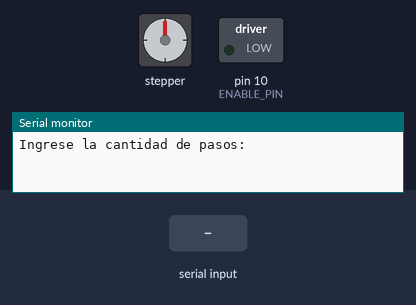
Recording of a sketch running on a simulated Arduino Uno, built with avr-gcc and run on an emulated ATmega328P. Shown: stepper motor, switched loads named in the sketch (green lamp = pin HIGH), the last lines printed to the serial monitor. Inputs (shaded band) come from the test bench. Stepper angles assume 200 steps per turn.

Above: at 1.2 s.
1.3 s: "90,45\n" received over Serial
At 3.1 s:
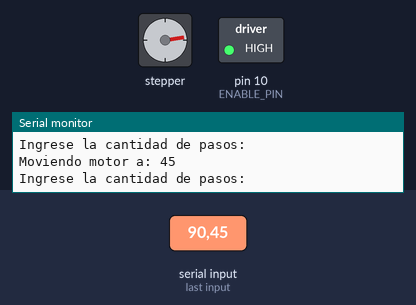
3.6 s: "30,150\n" received over Serial
At 5.6 s:
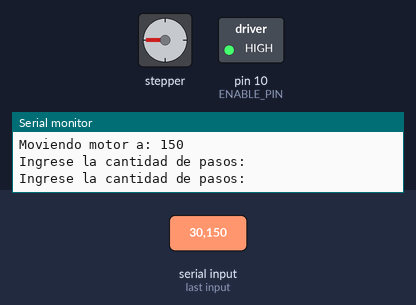
5.9 s: "5\n" received over Serial
At 7.9 s:
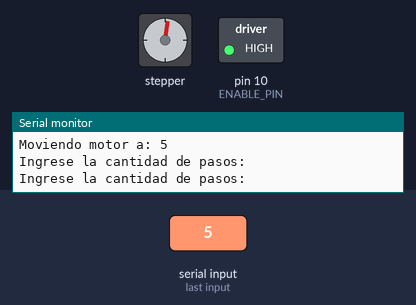
8.2 s: "200\n" received over Serial
At 8.39 s:
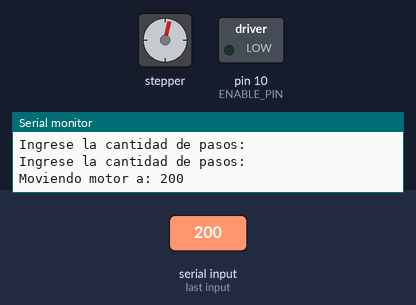
10.7 s: "90\n" received over Serial
At 12.1 s:
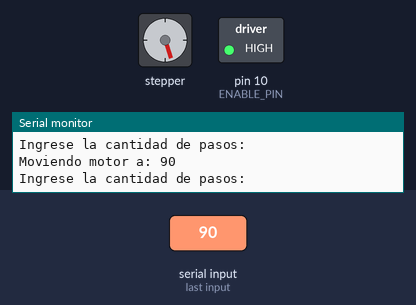
12.8 s: "200\n" received over Serial
At 13.8 s:
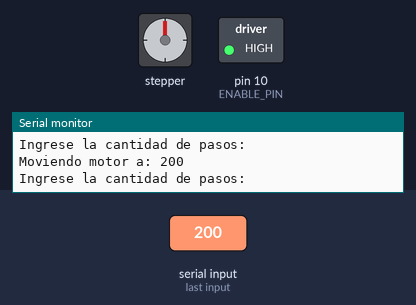
Timing chart, 0 to 15.6 s (numbered marks = the images above; inputs shaded):
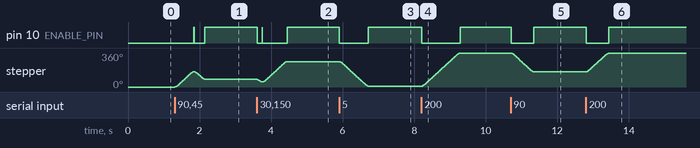

Measured:
- after the input at 1.3 s, pin 10 (ENABLE_PIN): LOW → HIGH after 0.54 s, → LOW 0.01 s later, → HIGH 0.30 s later; stepper: turns 162° clockwise in 0.54 s, then 81° counter-clockwise in 0.28 s
- after the input at 3.6 s, pin 10 (ENABLE_PIN): HIGH → LOW at once, → HIGH 0.13 s later, → LOW 0.01 s later, → HIGH 0.69 s later; stepper: turns 27° counter-clockwise in 0.13 s, then 216° clockwise in 0.68 s
- after the input at 5.9 s, pin 10 (ENABLE_PIN): HIGH → LOW at once, → HIGH 0.81 s later; stepper: turns 261° counter-clockwise in 0.81 s, starting at once
- after the input at 8.2 s, pin 10 (ENABLE_PIN): HIGH → LOW at once, → HIGH 1.1 s later; stepper: turns 351° clockwise in 1.1 s, starting at once
- after the input at 10.7 s, pin 10 (ENABLE_PIN): HIGH → LOW at once, → HIGH 0.63 s later; stepper: turns 198° counter-clockwise in 0.63 s, starting at once
- after the input at 12.8 s, pin 10 (ENABLE_PIN): HIGH → LOW at once, → HIGH 0.63 s later; stepper: turns 198° clockwise in 0.63 s, starting at once

The sketch:

test-stepper.ino
```cpp
#include <AccelStepper.h>

// Configuración de los pines del CNC Shield para el eje X
#define STEP_PIN 2   // Pin de STEP del eje X en el CNC Shield
#define DIR_PIN 9    // Pin de DIR del eje X en el CNC Shield
#define ENABLE_PIN 10 // Pin de ENABLE en el CNC Shield (controla todos los motores)

AccelStepper stepper(AccelStepper::DRIVER, STEP_PIN, DIR_PIN);
int step_value = 0;  // Valor de pasos recibido por serial

void setup() {
  Serial.begin(9600);  // Inicializa la comunicación serial a 9600 baudios
  pinMode(ENABLE_PIN, OUTPUT);
  digitalWrite(ENABLE_PIN, LOW);  // Habilita los motores

  stepper.setMaxSpeed(200);    // Velocidad máxima en pasos por segundo
  stepper.setAcceleration(2000); // Aceleración en pasos por segundo al cuadrado

  Serial.println("Ingrese la cantidad de pasos:");  // Mensaje de inicio
}

void loop() {
  if (Serial.available() > 0) {  // Si hay datos disponibles en el puerto serial
    step_value = Serial.parseInt();  // Lee un valor entero desde el serial
    delay(10);
    if (step_value != 0) {  // Verifica que el valor no sea cero
      Serial.print("Moviendo motor a: ");
      Serial.println(step_value);
      digitalWrite(ENABLE_PIN, LOW);
      stepper.moveTo(step_value);  // Mueve el motor a la posición recibida
      stepper.runToPosition();  // Ejecuta el movimiento hasta la posición
      digitalWrite(ENABLE_PIN, HIGH);
    }

    // Envía un nuevo mensaje para pedir más pasos
    Serial.println("Ingrese la cantidad de pasos:");
  }
}
```
